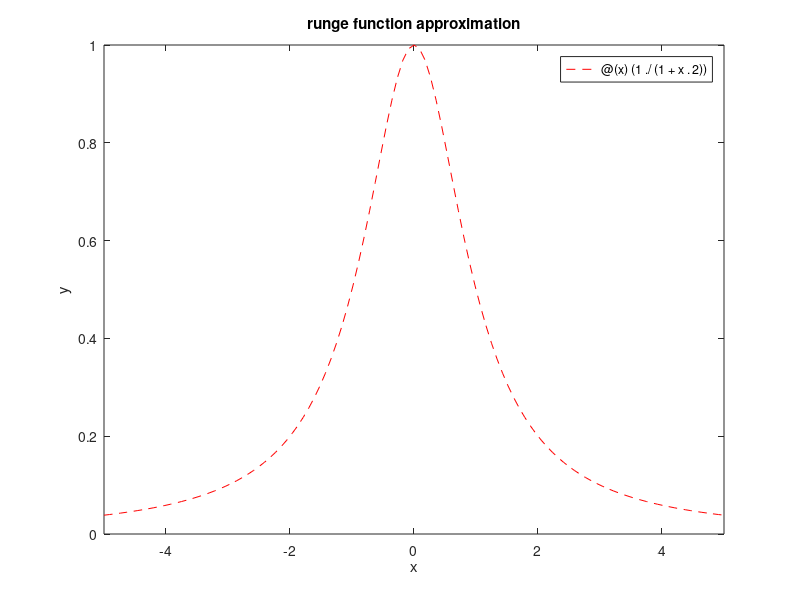

Write the MATLAB code that produced this figure. (Note: this script raises an error after producing the figure.)
fprintf('compare runge function approximation with and without Chebyschev nodes\n')

% runge function
f = @(x)(1./(1+x.^2));
alfa=-5; beta=5;

% number of nodes
n = 10; 

% plot function
figure(1)
fplot(f,[alfa,beta],'r--')
hold on
xlabel('x')
ylabel('y')
title('runge function approximation')
pause

% equispaced nodes 
x_equi = linspace(alfa,beta,n+1)'; y_equi = f(x_equi);

% get polynom coefficients
a_equi = getPolynCoeff(x_equi,y_equi);

% plot polynom
t = linspace(alfa,beta,100);
yp_equi = polyval(a_equi,t);
plot(t,yp_equi,'b')
pause

% Chebyschev nodes 
xcap = cos((2*(0:n)+1)./(2*n+2)*pi)';
x_cheby = (alfa+beta)./2 + ((alfa-beta)./2).*xcap; y_cheby = f(x_cheby); 

% get polynom coefficients 
a_cheby = getPolynCoeff(x_cheby,y_cheby);

% plot polynom
t = linspace(alfa,beta,100);
yp_cheby = polyval(a_cheby,t);
plot(t,yp_cheby,'y')
pause

legend('runge function','equispaced','Chebyschev')

% show errrors
figure(2)
title('compare errors')
plot(t,abs(f(t)-yp_equi),'b')
hold on
plot(t,abs(f(t)-yp_cheby),'y')
xlabel('t')
ylabel('error')
legend('equispaced','Chebyschev')
